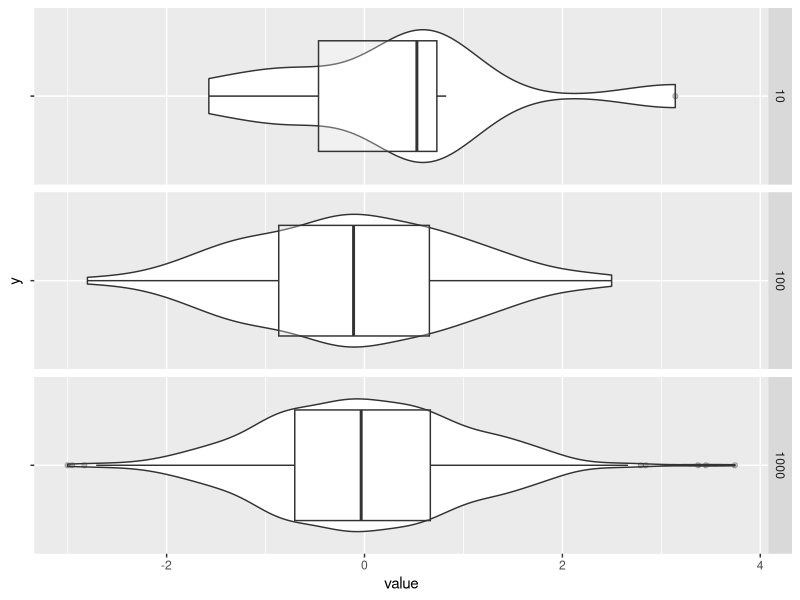
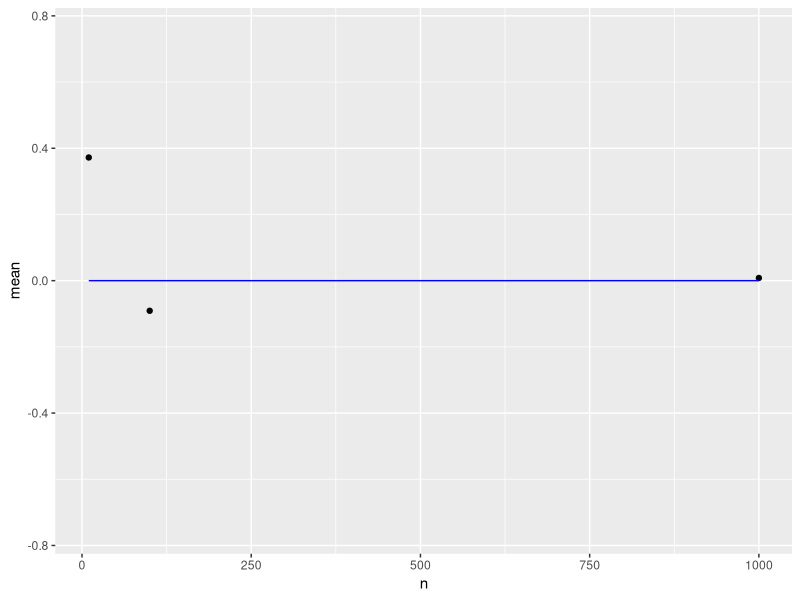
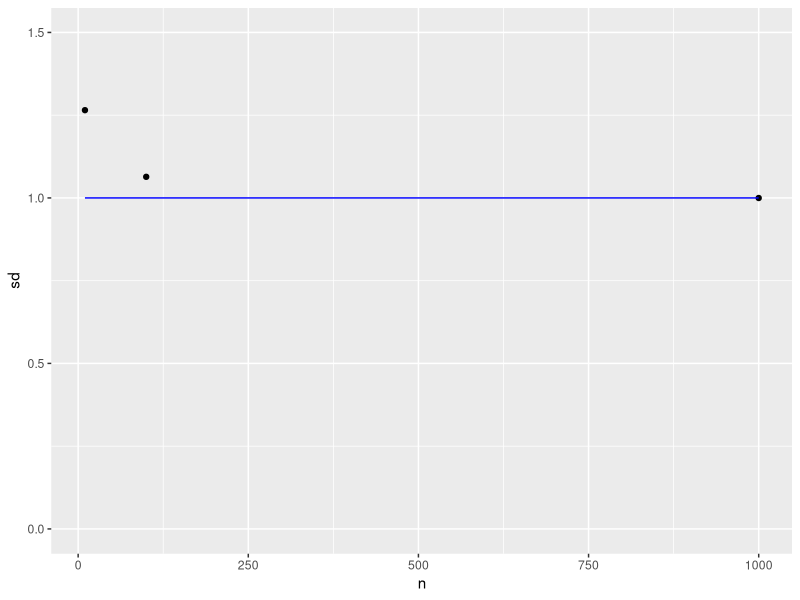
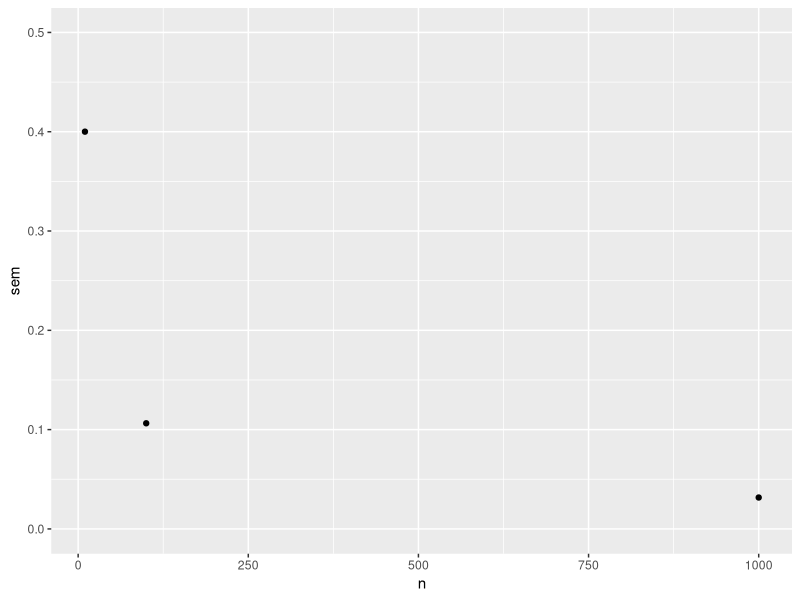
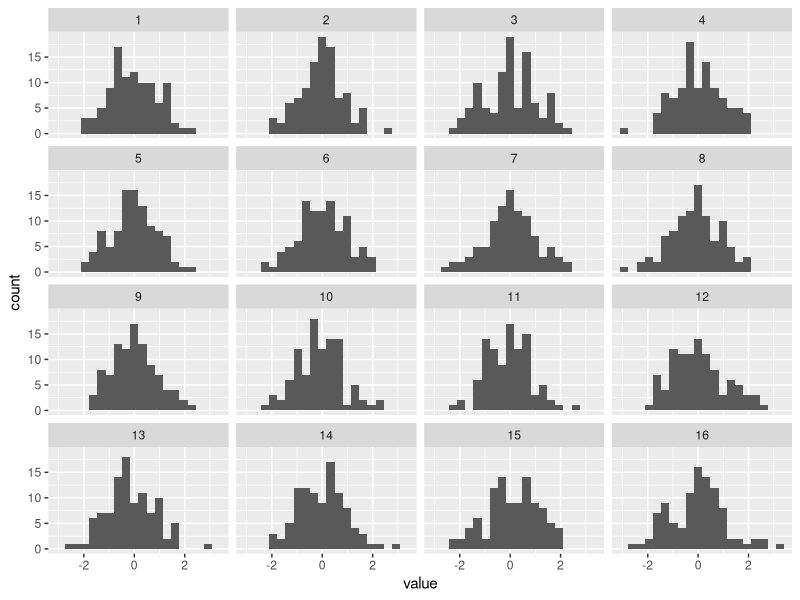
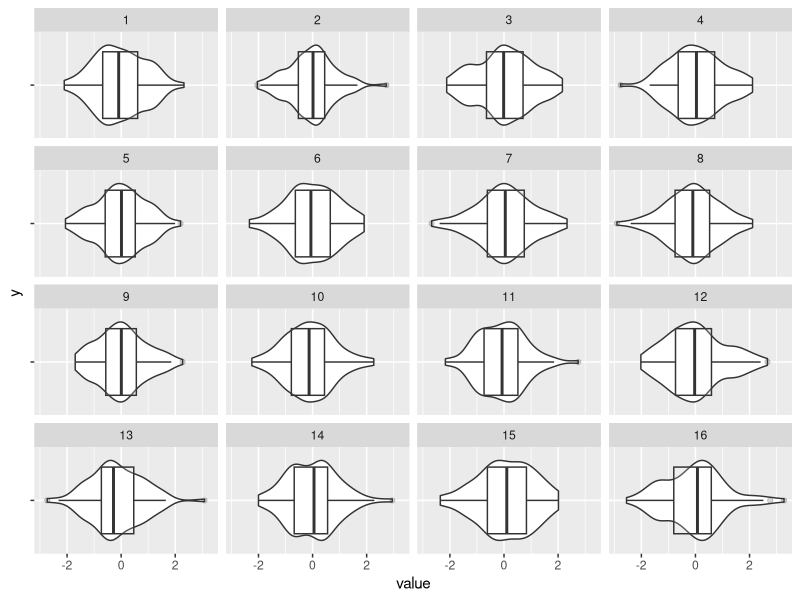
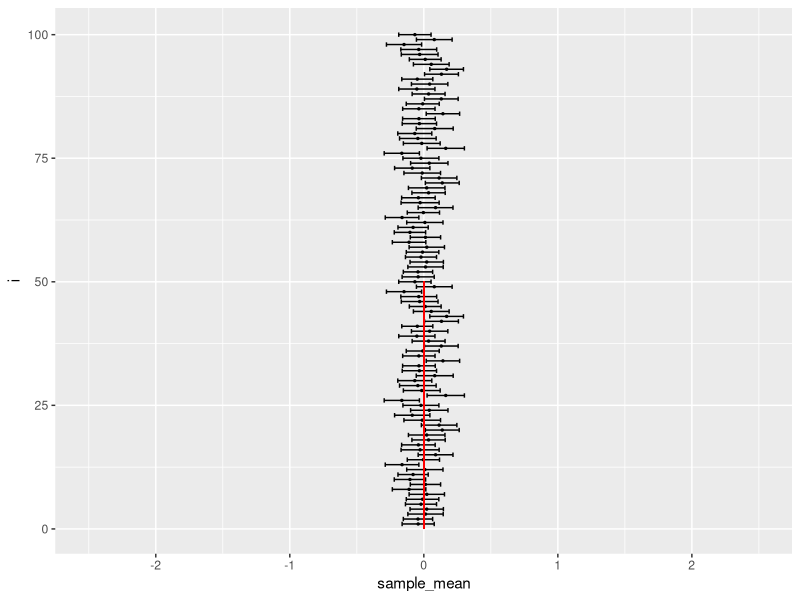
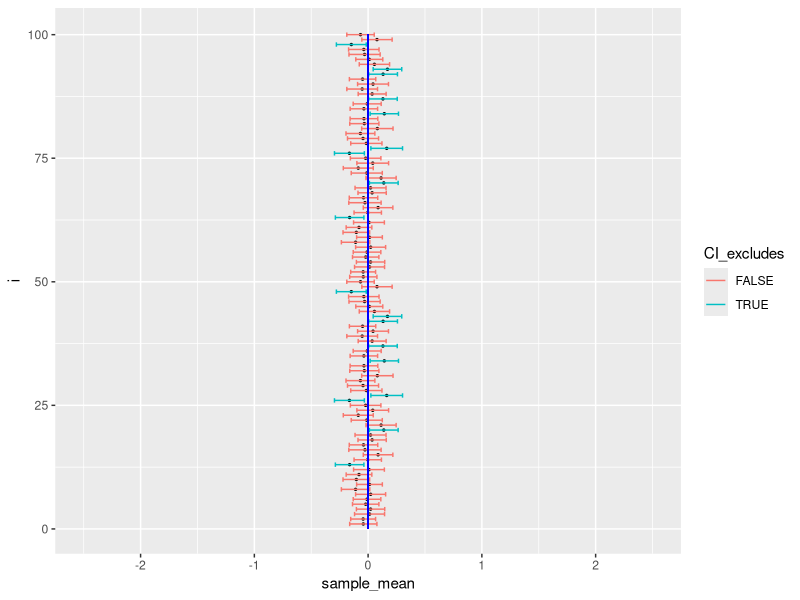

Source code (R) for these figures, in order:
## ---- chunk 1
library(ggplot2)
library(dplyr)
library(purrr)
library(beeswarm)
## ---- chunk 2
#| label: generate-data-100-1000-10000
y_10 <- rnorm(10)
y_100 <- rnorm(100)
y_1000 <- rnorm(1000)

y_10_mean <- mean(y_10)
y_100_mean <- mean(y_100)
y_1000_mean <- mean(y_1000)

y_10_sd <- sd(y_10)
y_100_sd <- sd(y_100)
y_1000_sd <- sd(y_1000)

y_10_sem <- y_10_sd/sqrt(10)
y_100_sem <- y_100_sd/sqrt(100)
y_1000_sem <- y_1000_sd/sqrt(1000)

raw_df <- data.frame(n = c(rep(10,10), 
                 rep(100, 100), 
                 rep(1000, 1000)), value = c(y_10, y_100, y_1000))

sum_df <- data.frame(n = c(10, 100, 1000),
                     mean = c(y_10_mean, y_100_mean, y_1000_mean),
                     sd = c(y_10_sd, y_100_sd, y_1000_sd),
                     sem = c(y_10_sem, y_100_sem, y_1000_sem))
## ---- chunk 3
#| label: fig-violin-hist-10-100-1000
raw_df |>
  ggplot() +
  geom_violin(aes(x = value, y = "")) +
  geom_boxplot(aes(x = value, y = ""), alpha = .3) +
  facet_grid(rows = vars(n))
## ---- chunk 4
#| label: fig-10-100-1000-mean
sum_df |>
  ggplot() +
  geom_point(aes(x = n, y = mean)) +
  ylim(-.75, .75) +
  geom_line(aes(x = c(10, 100, 1000), y = 0), color = "blue")
## ---- chunk 5
#| label: fig-10-100-1000-sd
sum_df |>
  ggplot() +
  geom_point(aes(x = n, y = sd)) +
  ylim(0, 1.5) +
  geom_line(aes(x = c(10, 100, 1000), y = 1), color = "blue")
## ---- chunk 6
#| label: fig-10-100-1000-sem
sum_df |>
  ggplot() +
  geom_point(aes(x = n, y = sem)) +
  ylim(0, 0.5) 
## ---- chunk 7
#| label: make-ci-data
#| echo: true
#| code-fold: false
random_normal_samples_df <- 
  data.frame(i = rep(1:100, each=100),
             value = rnorm(50*100, 0, 1))

summary_stats_df <- random_normal_samples_df |>
  group_by(i) |>
  summarize(sample_n = n(),
            sample_mean = mean(value),
            sample_sd = sd(value),
            sample_sem = sample_sd/sqrt(sample_n),
                  ci80 = -sample_sem*qnorm(.1),
                  ci95 = -sample_sem*qnorm(.025),
                  ci99 = -sample_sem*qnorm(.005))
## ---- chunk 8
#| label: fig-show-sample-dists-histogram
#| fig-cap: "Faceted histogram of 16 of the sample normal distributions."
#| echo: true
#| code-fold: false
#| code-line-numbers: "1-2|4|5-6|7"
#| output-location: slide

random_normal_samples_df |>
  head(n = 16*100) |>
  
  ggplot() +
  aes(x = value) +
  geom_histogram(bins = 20) +
  facet_wrap(vars(i), nrow = 4, ncol = 4)
## ---- chunk 9
#| label: fig-show-sample-dists-violin-box
#| fig-cap: "Faceted box and violin plot of 16 of the sample normal distributions."
#| echo: true
#| code-fold: false
#| code-line-numbers: "1-2|4|5-6|7"
#| output-location: slide
random_normal_samples_df |>
  head(n = 16*100) |>
  
  ggplot() +
  geom_violin(aes(x = value, y = "")) +
  geom_boxplot(aes(x = value, y = ""), alpha = .2) +
  facet_wrap(vars(i), nrow = 4, ncol = 4)
## ---- chunk 10
#| label: fig-ci-80
#| echo: true
#| code-fold: false
#| code-line-numbers: ""
#| fig-cap: "80% CI"
#| output-location: slide
summary_stats_df |>
  ggplot() +
  aes(x = sample_mean, y = i) +
  geom_point(size = .5) +
  geom_errorbar(aes(xmin = sample_mean - ci80, xmax = sample_mean + ci80)) +
  geom_linerange(aes(x = 0, y = i, ymin = 0, ymax = 50), color = "red") +
  xlim(-2.5, 2.5)
## ---- chunk 11
#| label: fig-ci-80-flag-dont-include-mean
#| echo: true
#| code-fold: false
#| code-line-numbers: "2-3"
#| fig-cap: "80% CI with indicator about whether the interval excludes the true mean."
#| output-location: slide
summary_stats_df |>
  mutate(CI_excludes = ((sample_mean - ci80) > 0) |
           ((sample_mean + ci80) < 0)) |>
  
  ggplot() +
  aes(x = sample_mean, y = i) +
  geom_point(size = .5) +
  geom_errorbar(aes(
    xmin = sample_mean - ci80,
    xmax = sample_mean + ci80,
    color = CI_excludes
  )) +
  geom_linerange(aes(
    x = 0,
    y = i,
    ymin = 0,
    ymax = 100
  ), color = "blue") +
  xlim(-2.5, 2.5)
## ---- chunk 12
#| label: fig-ci-95
#| echo: false
#| fig-cap: "95% CI with indicator about whether the interval excludes the true mean."
#| output-location: slide
summary_stats_df |>
  mutate(CI_excludes = ((sample_mean - ci95) > 0) |
           ((sample_mean + ci95) < 0)) |>
  ggplot() +
  aes(x = sample_mean, y = i) +
  geom_point(size = .5) +
  geom_errorbar(aes(
    xmin = sample_mean - ci95,
    xmax = sample_mean + ci95,
    color = CI_excludes
  )) +
  geom_linerange(aes(
    x = 0,
    y = i,
    ymin = 0,
    ymax = 100
  ), color = "blue") +
  xlim(-2.5, 2.5)
## ---- chunk 13
#| label: fig-ci-99
#| echo: false
#| fig-cap: "99% CI with indicator about whether the interval excludes the true mean."
#| output-location: slide
summary_stats_df |>
  mutate(CI_excludes = ((sample_mean - ci99) > 0) |
           ((sample_mean + ci99) < 0)) |>
  ggplot() +
  aes(x = sample_mean, y = i) +
  geom_point(size = .5) +
  geom_errorbar(aes(
    xmin = sample_mean - ci99,
    xmax = sample_mean + ci99,
    color = CI_excludes
  )) +
  geom_linerange(aes(
    x = 0,
    y = i,
    ymin = 0,
    ymax = 100
  ), color = "blue") +
  xlim(-2.5, 2.5)
## ---- chunk 14
#| echo: true
#| code-fold: false
#| code-line-numbers: "1|2|3-6|7"
x <- runif(n = 100, min = 0, max = 1) # Uniform distribution with min 0 and max 1
e <- rnorm(n = 100, mean = 0, sd = 1)
y1 <- x + 0.5*e
y2 <- x + 0.75*e
y3 <- x + e
y4 <- x + 1.5*e
y5 <- e

linear_df <- data.frame(x = x, y1 = y1, 
                        y2 = y2, y3 = y3,
                        y4 = y4)
## ---- chunk 15
#| label: fig-lin-fit-sd-5
#| fig-cap: "Linear fit with sd=.5."
#| echo: true
#| code-fold: false
#| output-location: slide
#| code-line-numbers: "5|7"
linear_df |>
  ggplot() +
  aes(x = x, y = y1) +
  geom_point() +
  geom_smooth(method = "lm") +
  ggtitle("Correlation ", cor(x, y1)) +
  ylim(-2, 2)
## ---- chunk 16
#| label: fig-lin-fit-sd-75
#| fig-cap: "Linear fit with sd=.75."
#| code-fold: false
#| echo: true
#| output-location: slide
linear_df |>
  ggplot() +
  aes(x = x, y = y2) +
  geom_point() +
  geom_smooth(method = "lm") +
  ggtitle("Correlation ", cor(x, y2))  +
  ylim(-2, 2)
## ---- chunk 17
#| label: fig-lin-fit-sd-1
#| fig-cap: "Linear fit with sd=1."
#| code-fold: false
#| echo: true
#| output-location: slide
linear_df |>
  ggplot() +
  aes(x = x, y = y3) +
  geom_point() +
  geom_smooth(method = "lm") +
  ggtitle("Correlation ", cor(x, y3))  +
  ylim(-2, 2)
## ---- chunk 18
#| label: fig-lin-fit-sd-1.5
#| fig-cap: "Linear fit with sd=1.5."
#| code-fold: false
#| echo: true
#| output-location: slide
linear_df |>
  ggplot() +
  aes(x = x, y = y4) +
  geom_point() +
  geom_smooth(method = "lm") +
  ggtitle("Correlation ", cor(x, y4)) +
  ylim(-2, 2)
## ---- chunk 19
#| label: fig-lin-fit-indep-xy
#| code-fold: false
#| echo: true
#| output-location: slide
#| fig-cap: "Linear fit with *independent* unrelated variables"
linear_df |>
  ggplot() +
  aes(x = x, y = y5) +
  geom_point() +
  geom_smooth(method = "lm") +
  ggtitle("Correlation ", cor(x, y5))  +
  ylim(-2, 2)
